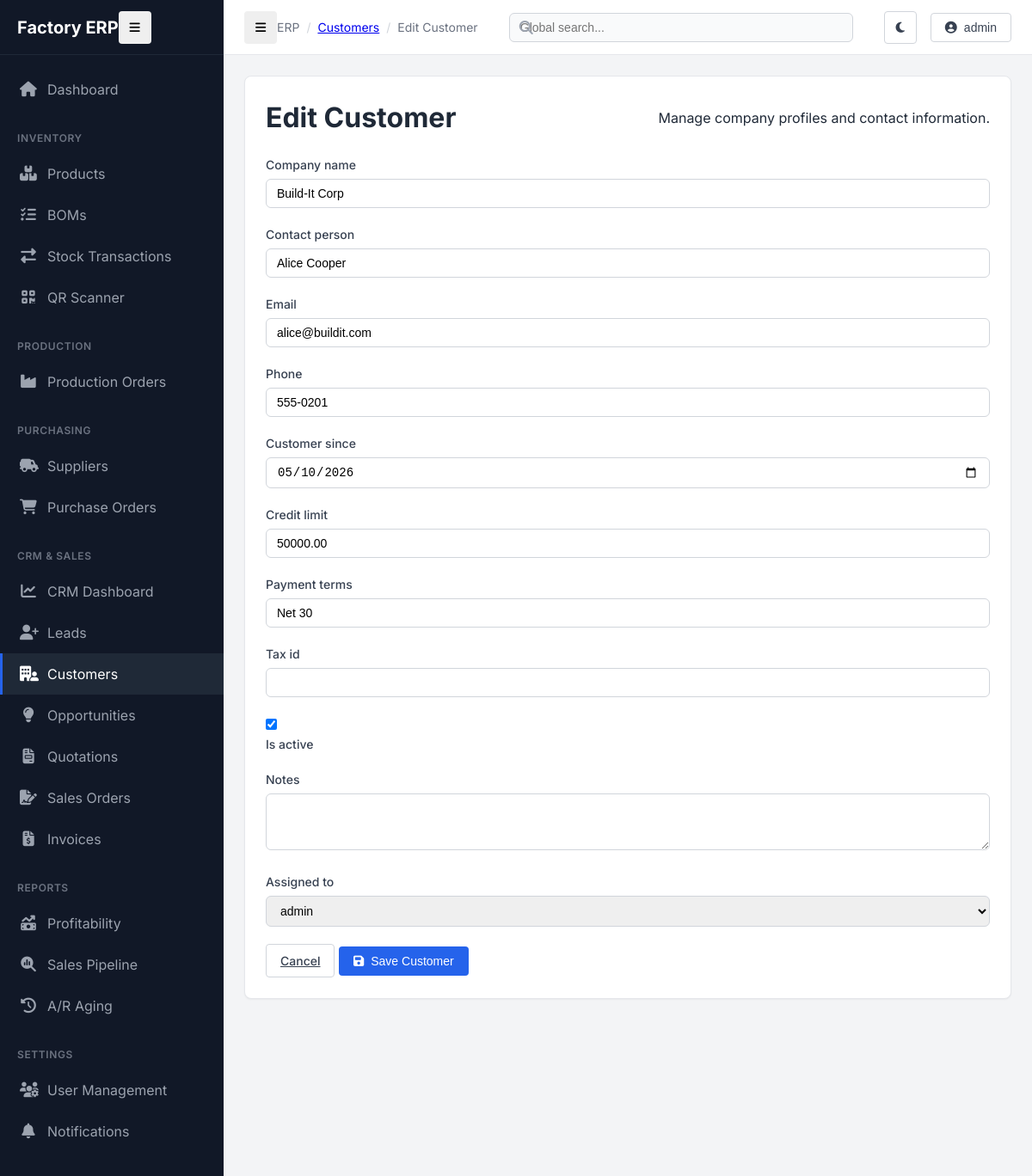
Page /crm/customers/1/edit/ (signed in) on the committed database.
### crm/models.py (models this page shows, shortened)
class Customer(models.Model):
    company_name = models.CharField(max_length=200)
    contact_person = models.CharField(max_length=200)
    email = models.EmailField()
    phone = models.CharField(max_length=20)
    customer_since = models.DateField(default=timezone.now)
    credit_limit = models.DecimalField(max_digits=12, decimal_places=2, default=0)
    credit_used = models.DecimalField(max_digits=12, decimal_places=2, default=0)
    payment_terms = models.CharField(max_length=100, default="Net 30")
    tax_id = models.CharField(max_length=50, blank=True)
    is_active = models.BooleanField(default=True)
    notes = models.TextField(blank=True)
    assigned_to = models.ForeignKey(User, on_delete=models.SET_NULL, null=True, blank=True, related_name='assigned_customers')
    created_at = models.DateTimeField(auto_now_add=True)
    updated_at = models.DateTimeField(auto_now=True)

### crm/views.py (the view)
# urls.py: path('customers/<int:pk>/edit/', views.CustomerUpdateView.as_view(), name='customer_edit'),
class CustomerUpdateView(LoginRequiredMixin, UpdateView):
    model = Customer
    form_class = CustomerForm
    template_name = 'crm/customer_form.html'
    success_url = reverse_lazy('crm:customer_list')

### crm/forms.py
class CustomerForm(BootstrapModelForm):
    class Meta:
        model = Customer
        fields = ['company_name', 'contact_person', 'email', 'phone', 'customer_since', 'credit_limit', 'payment_terms', 'tax_id', 'is_active', 'notes', 'assigned_to']
        widgets = {
            'customer_since': forms.DateInput(attrs={'type': 'date'}),
            'notes': forms.Textarea(attrs={'rows': 3}),
        }

### crm/templates/crm/customer_form.html (shortened to what this page needs)
{% extends "base.html" %}
{% load static %}
{% block breadcrumbs %}
<div class="breadcrumb-item"><a href="{% url 'crm:customer_list' %}" class="text-decoration-none">Customers</a></div>
<div class="breadcrumb-item">{% if object %}Edit{% else %}Add{% endif %} Customer</div>
{% endblock %}
{% block content %}
<div class="row justify-content-center">
    <div class="col-lg-8">
        <div class="card shadow-sm">
            <div class="card-header border-bottom-0 pb-0">
                <h1 class="h4 fw-bold">{% if object %}Edit Customer{% else %}Add New Customer{% endif %}</h1>
                <p class="text-muted small">Manage company profiles and contact information.</p>
            </div>
            <div class="card-body">
                <form method="post" novalidate>
                    <div class="row">
                        {% for field in form %}
                        <div class="col-md-{% if field.name == 'notes' or field.name == 'address' %}12{% else %}6{% endif %}">
                            <div class="form-group">
                                {% if field.name == "is_active" %}
                                <div class="d-flex align-items-center gap-2 mt-4 mb-3">
                                    {{ field }}
                                    <label class="mb-0" for="{{ field.id_for_label }}">{{ field.label }}</label>
                                </div>
                                {% else %}
                                <label for="{{ field.id_for_label }}">{{ field.label }}</label>
                                {{ field }}
                                {% endif %}
                            </div>
                        </div>
                        {% endfor %}
                    </div>
                    <div class="d-flex justify-content-end gap-2 mt-4 pt-3 border-top">
                        <a href="{% if object %}{% url 'crm:customer_detail' object.pk %}{% else %}{% url 'crm:customer_list' %}{% endif %}" class="btn btn-outline">Cancel</a>
                        <button type="submit" class="btn btn-primary">
                            <i class="fas fa-save"></i> Save Customer
                        </button>
                    </div>
                </form>
            </div>
        </div>
    </div>
</div>
{% endblock %}

### templates/base.html (shortened to what this page needs)
{% load static %}
<!DOCTYPE html>
<html lang="en">
<head>
    <link rel="stylesheet" href="https://cdnjs.cloudflare.com/ajax/libs/font-awesome/6.4.0/css/all.min.css">
    <link rel="stylesheet" href="{% static 'css/style.css' %}">
    <link rel="stylesheet" href="{% static 'css/dark-mode.css' %}">
</head>
<body>
    <div class="app-container">
        <aside id="sidebar">
            <div class="sidebar-header">
                <div class="logo-text">Factory ERP</div>
                <button id="sidebar-toggle" class="btn btn-icon d-none d-md-block">
                    <i class="fas fa-bars"></i>
                </button>
            </div>
            <nav class="sidebar-nav">
                <div class="nav-group">
                    <a href="{% url 'inventory:dashboard' %}" class="nav-link {% if request.resolver_match.url_name == 'dashboard' and request.resolver_match.app_name == 'inventory' %}active{% endif %}">
                        <i class="fas fa-home"></i>
                        <span>Dashboard</span>
                    </a>
                </div>
                <div class="nav-group">
                    <div class="nav-group-title">Inventory</div>
                    <a href="{% url 'inventory:product_list' %}" class="nav-link {% if 'product' in request.path %}active{% endif %}">
                        <i class="fas fa-boxes-stacked"></i>
                        <span>Products</span>
                    </a>
                    <a href="{% url 'inventory:bom_viewer' %}" class="nav-link {% if 'bom' in request.path %}active{% endif %}">
                        <i class="fas fa-list-check"></i>
                        <span>BOMs</span>
                    </a>
                    <a href="{% url 'inventory:transaction_history' %}" class="nav-link {% if 'transaction' in request.path %}active{% endif %}">
                        <i class="fas fa-exchange-alt"></i>
                        <span>Stock Transactions</span>
                    </a>
                    <a href="{% url 'inventory:scan_page' %}" class="nav-link {% if 'scan' in request.path %}active{% endif %}">
                        <i class="fas fa-qrcode"></i>
                        <span>QR Scanner</span>
                    </a>
                </div>
                <div class="nav-group">
                    <div class="nav-group-title">Production</div>
                    <a href="{% url 'inventory:production_order_list' %}" class="nav-link {% if 'production_order' in request.path %}active{% endif %}">
                        <i class="fas fa-industry"></i>
                        <span>Production Orders</span>
                    </a>
                </div>
                <div class="nav-group">
                    <div class="nav-group-title">Purchasing</div>
                    <a href="{% url 'inventory:supplier_list' %}" class="nav-link {% if 'supplier' in request.path %}active{% endif %}">
                        <i class="fas fa-truck-field"></i>
                        <span>Suppliers</span>
                    </a>
                    <a href="{% url 'inventory:purchase_order_list' %}" class="nav-link {% if 'purchase_order' in request.path %}active{% endif %}">
                        <i class="fas fa-cart-shopping"></i>
                        <span>Purchase Orders</span>
                    </a>
                </div>
                <div class="nav-group">
                    <div class="nav-group-title">CRM & Sales</div>
                    <a href="{% url 'crm:dashboard' %}" class="nav-link {% if request.resolver_match.app_name == 'crm' and request.resolver_match.url_name == 'dashboard' %}active{% endif %}">
                        <i class="fas fa-chart-line"></i>
                        <span>CRM Dashboard</span>
                    </a>
                    <a href="{% url 'crm:lead_list' %}" class="nav-link {% if 'lead' in request.path %}active{% endif %}">
                        <i class="fas fa-user-plus"></i>
                        <span>Leads</span>
                    </a>
                    <a href="{% url 'crm:customer_list' %}" class="nav-link {% if 'customer' in request.path %}active{% endif %}">
                        <i class="fas fa-building-user"></i>
                        <span>Customers</span>
                    </a>
                    <a href="{% url 'crm:opportunity_list' %}" class="nav-link {% if 'opportunity' in request.path %}active{% endif %}">
                        <i class="fas fa-lightbulb"></i>
                        <span>Opportunities</span>
                    </a>
                    <a href="{% url 'crm:quotation_list' %}" class="nav-link {% if 'quotation' in request.path %}active{% endif %}">
                        <i class="fas fa-file-invoice"></i>
                        <span>Quotations</span>
                    </a>
                    <a href="{% url 'crm:salesorder_list' %}" class="nav-link {% if 'order' in request.path %}active{% endif %}">
                        <i class="fas fa-file-signature"></i>
                        <span>Sales Orders</span>
                    </a>
                    <a href="{% url 'crm:invoice_list' %}" class="nav-link {% if 'invoice' in request.path %}active{% endif %}">
                        <i class="fas fa-file-invoice-dollar"></i>
                        <span>Invoices</span>
                    </a>
                </div>
                <div class="nav-group">
                    <div class="nav-group-title">Reports</div>
                    <a href="{% url 'inventory:profitability_report' %}" class="nav-link">
                        <i class="fas fa-money-bill-trend-up"></i>
                        <span>Profitability</span>
                    </a>
                    <a href="{% url 'crm:report_pipeline' %}" class="nav-link">
                        <i class="fas fa-magnifying-glass-chart"></i>
                        <span>Sales Pipeline</span>
                    </a>
                    <a href="{% url 'crm:report_aging' %}" class="nav-link">
                        <i class="fas fa-clock-rotate-left"></i>
                        <span>A/R Aging</span>
                    </a>
                </div>
                <div class="nav-group">
                    <div class="nav-group-title">Settings</div>
                    {% if perms.inventory.can_manage_users %}
                    <a href="{% url 'inventory:user_list' %}" class="nav-link">
                        <i class="fas fa-users-gear"></i>
                        <span>User Management</span>
                    </a>
                    {% endif %}
                    <a href="{% url 'notifications:settings' %}" class="nav-link">
                        <i class="fas fa-bell"></i>
                        <span>Notifications</span>
                    </a>
                </div>
            </nav>
        </aside>
        <main class="main-content">
            <header id="topbar">
                <div class="breadcrumb-container">
                    <button id="mobile-sidebar-toggle" class="btn btn-icon d-md-none me-3">
                        <i class="fas fa-bars"></i>
                    </button>
                    <div class="breadcrumb-item">ERP</div>
                    {% block breadcrumbs %}{% endblock %}
                </div>
                <div class="global-search">
                    <form action="{% url 'inventory:global_search' %}" method="get">
                        <div class="search-input-group">
                            <i class="fas fa-search"></i>
                            <input type="text" name="q" class="search-input" placeholder="Global search..." value="{{ request.GET.q }}">
                        </div>
                    </form>
                </div>
                <div class="user-menu">
                    <button id="theme-toggle" class="btn btn-icon btn-outline">
                    </button>
                    {% if request.user.is_authenticated %}
                    <div class="dropdown">
                        <button class="btn btn-outline dropdown-toggle">
                            <i class="fas fa-user-circle me-2"></i>
                            {{ request.user.username }}
                        </button>
                    </div>
                    {% else %}
                    <a href="{% url 'login' %}" class="btn btn-primary">Login</a>
                    {% endif %}
                </div>
            </header>
            <div class="content-area">
                {% block content %}{% endblock %}
            </div>
        </main>
    </div>
</body>
</html>

### rows in the picture
Customer: form "Build-It Corp" "Alice Cooper" "alice@buildit.com" "555-0201" "05/10/2026" "50000.00" "Net 30" "admin", form "☑"

### other values in the picture
{{ request.user.username }} "admin"
{{ field.label }} "Company name" "Contact person" "Email" "Phone" "Customer since" "Credit limit" "Payment terms" "Tax id" "Notes" "Assigned to"
{{ field.label }} "Is active"
